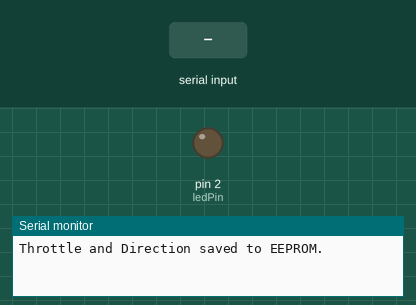
A sketch run on a simulated Arduino Uno, built for the host (arithmetic inside an expression is 32-bit, double 64-bit). On the bench: output pins drawn as LEDs (lit = HIGH), the last lines printed to the serial monitor. The inputs (shaded band) are chosen by the test bench. EEPROM starts erased.

Above: at 1.2 s.
1.3 s: "o" received over Serial
At 2.5 s:
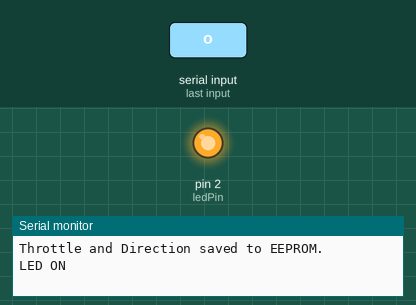
2.8 s: "x" received over Serial
At 3.9 s:
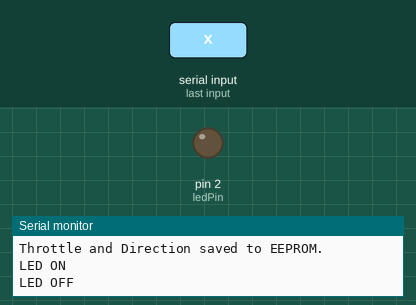
Timing chart, 0 to 5.8 s (numbered marks = the images above; inputs shaded):
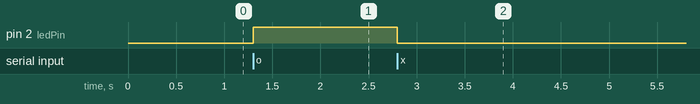

Measured:
- after the input at 1.3 s, pin 2 (ledPin): LOW → HIGH at once
- after the input at 2.8 s, pin 2 (ledPin): HIGH → LOW at once

The sketch:

serialGUI.ino
```cpp
#include <EEPROM.h>

const int ledPin = 2;
const int EEPROM_SIZE = 2;
const int THROTTLE_ADDR = 0;
const int DIRECTION_ADDR = 1;
char command;

void setup()
{
  // Initialize serial communication at 9600 baud
  Serial.begin(9600);

  // Set the LED pin as output
  pinMode(ledPin, OUTPUT);
  digitalWrite(ledPin, LOW);  // Start with the LED off

  // Check if EEPROM is properly initialized
  if (!EEPROM.begin(EEPROM_SIZE))
  {
    Serial.println("Failed to initialize EEPROM");
    return;
  }

  // Store initial throttle and direction values
  int throttle = 50;
  int direction = 1;
  storeThrottleDirection(throttle, direction);

  Serial.println("Throttle and Direction saved to EEPROM.");
}

void loop()
{
  if (Serial.available() > 0)
  {
    command = Serial.read();  // Read the incoming byte

    // LED control based on commands
    if (command == 'o')
    {
      digitalWrite(ledPin, HIGH);  // Turn on LED
      Serial.println("LED ON");
    }

    else if (command == 'x')
    {
      digitalWrite(ledPin, LOW);  // Turn off LED
      Serial.println("LED OFF");
    }
  }
}

void storeThrottleDirection(int throttle, int direction)
{
  throttle = constrain(throttle, 0, 100);  // Ensure throttle is between 0 and 100
  direction = constrain(direction, 1, 2);   // Ensure direction is 1 or 2 (CW or CCW)

  EEPROM.write(THROTTLE_ADDR, throttle);
  EEPROM.write(DIRECTION_ADDR, direction);
  EEPROM.commit();                  // Commit changes to EEPROM
}
```
